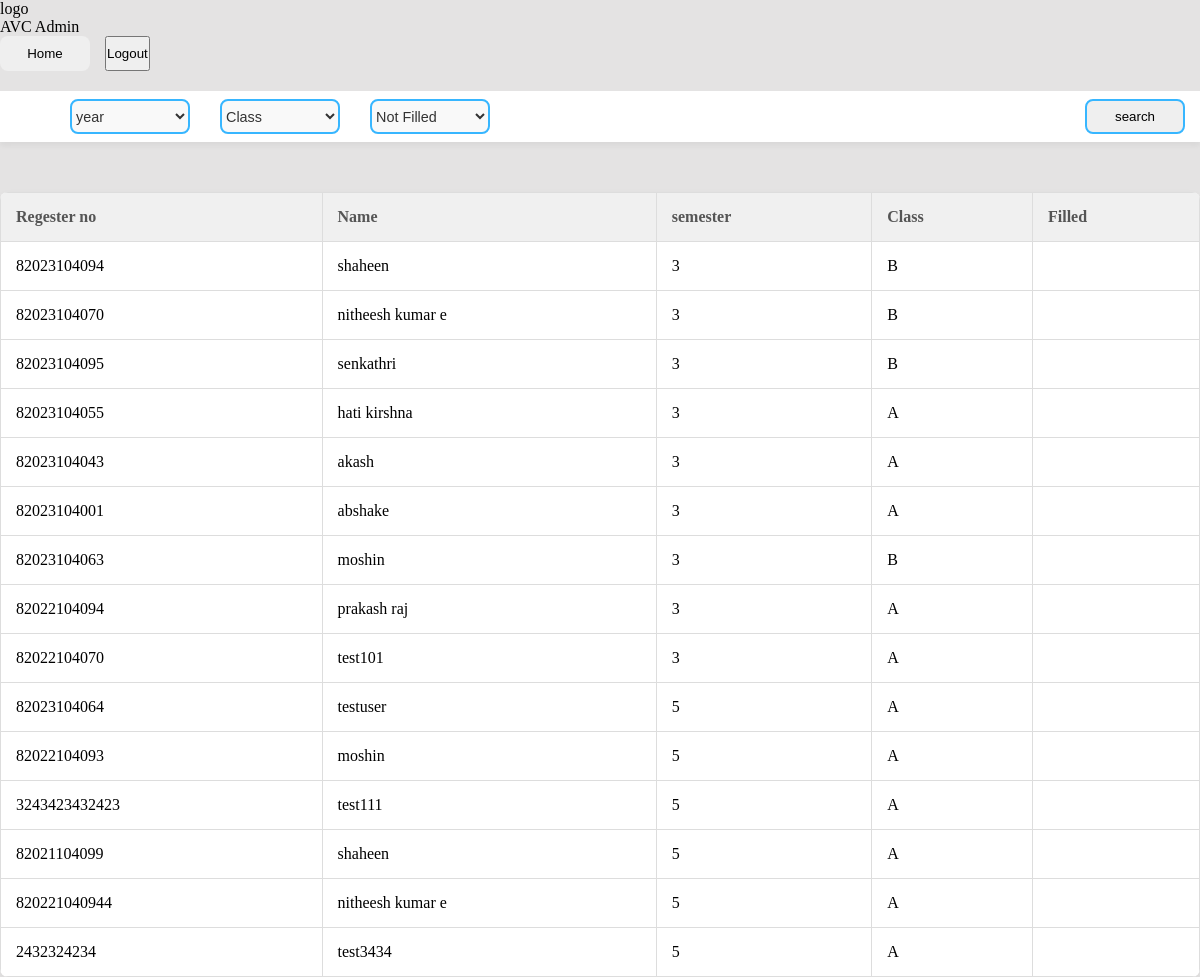
The app's page /student/, older data.
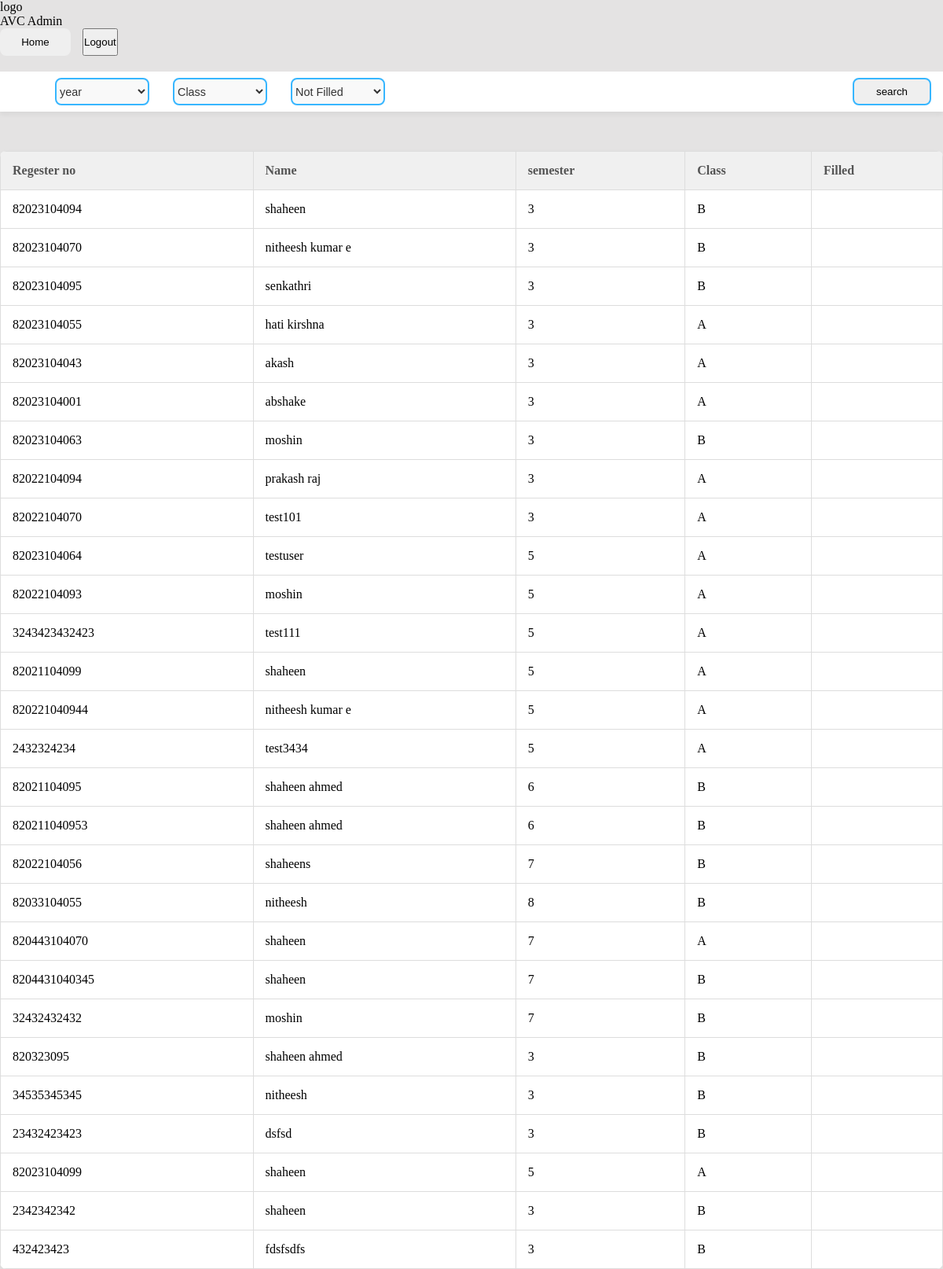
The same page, newer data.
### core/models.py (models this page shows, shortened)
class Student(models.Model):
    name = models.CharField(max_length=20)
    regno = models.BigIntegerField(unique=True)
    dept = models.CharField(max_length=50,choices=DEPARTMENT)
    section = models.CharField(max_length=1)
    semester = models.SmallIntegerField()

### core/views.py (the view, shortened to what this page needs)
# urls.py: path('student/',views.StudentCheck.as_view(),name='student'),
class StudentCheck(View):
    template_name = 'admin/student.html'
    def get(self,request):
        student = Student.objects.all()
        return render(self.request,self.template_name,{'students':student})

### templates/admin/student.html (shortened to what this page needs)
{% extends 'admin/nav.html' %}
{% load static %}
{% block header %}
<link rel="stylesheet" href="{% static 'css/student.css' %}">
{% endblock %}
{% block content %}
<form action="{% url 'student' %}" method="post">
    <div class="filters">
        <div class="main_features">
            <div>
                <select class="features" name="year">
                <option value="">year</option>
                </select>
            </div>
            <div>
                <select class="features" name="class">
                <option value="">Class</option>
                </select>
            </div>
            <div>
                <select class="features" name="choices">
                <option value="">Not Filled</option>
                </select>
            </div>
        </div>
        <div class="search">
        <button type="submit" class="search_bar"> search </button>
        </div>
    </div>
</form>
<table>
    <thead>
        <tr>
            <th>Regester no</th>
            <th>Name</th>
            <th>semester</th>
            <th>Class</th>
            <th>Filled</th>
        </tr>
    </thead>
    <tbody>
        {% for student in students %}
        <tr>
            <td>{{student.regno}}</td>
            <td>{{student.name}}</td>
            <td>{{student.semester}}</td>
            <td>{{student.section}}</td>
            <td></td>
        </tr>
        {% endfor %}
    </tbody>
</table>
{% endblock %}

Row changes from the older to the newer data that the page shows:
added Student: regno "82021104095", name "shaheen ahmed", semester "6", section "B"
added Student: regno "820211040953", name "shaheen ahmed", semester "6", section "B"
added Student: regno "82022104056", name "shaheens", semester "7", section "B"
added Student: regno "82033104055", name "nitheesh", semester "8", section "B"
added Student: regno "820443104070", name "shaheen", semester "7", section "A"
added Student: regno "8204431040345", name "shaheen", semester "7", section "B"
added Student: regno "32432432432", name "moshin", semester "7", section "B"
added Student: regno "820323095", name "shaheen ahmed", semester "3", section "B"
added Student: regno "34535345345", name "nitheesh", semester "3", section "B"
added Student: regno "23432423423", name "dsfsd", semester "3", section "B"
added Student: regno "82023104099", name "shaheen", semester "5", section "A"
added Student: regno "2342342342", name "shaheen", semester "3", section "B"
added Student: regno "432423423", name "fdsfsdfs", semester "3", section "B"
